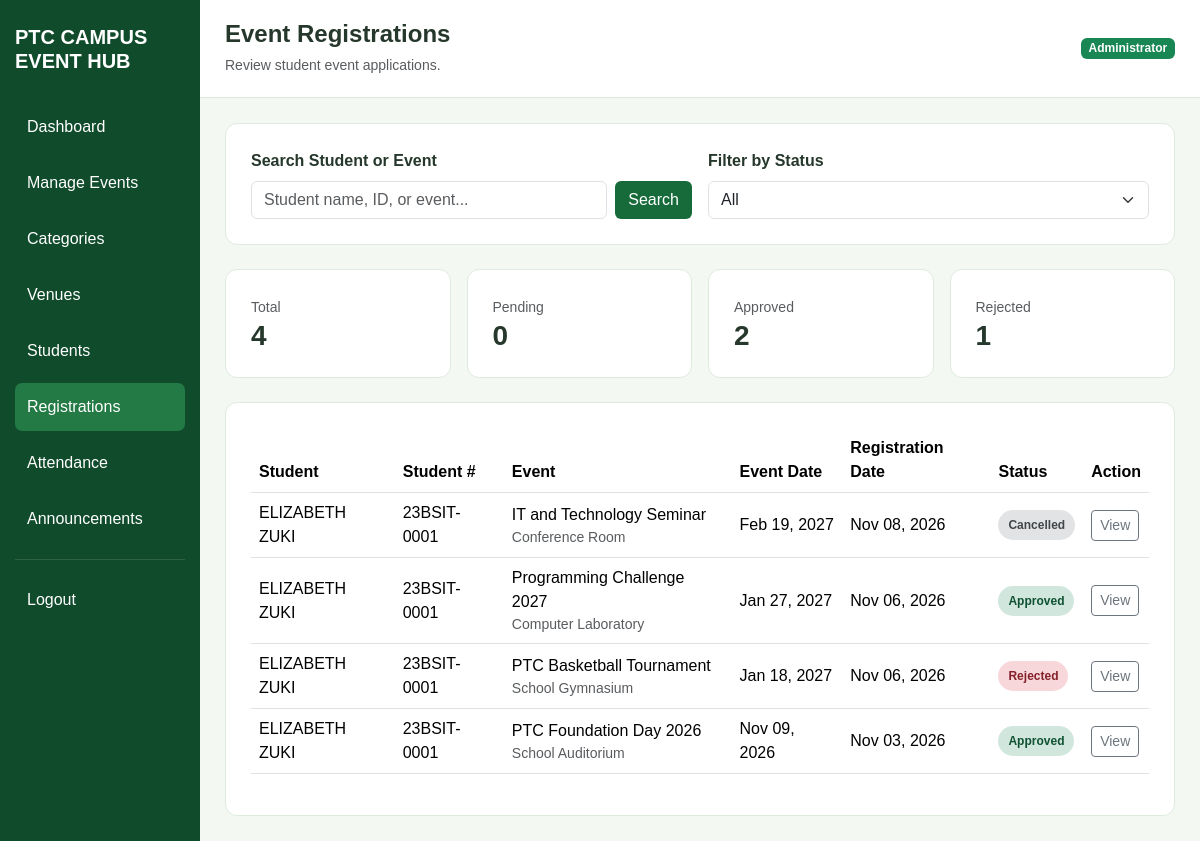
/admin/registrations.php (signed in), run on the app's committed database.
### tables this page shows
CREATE TABLE `registrations` (
  `id` int(11) NOT NULL,
  `user_id` int(11) NOT NULL,
  `event_id` int(11) NOT NULL,
  `registration_date` timestamp NOT NULL DEFAULT current_timestamp(),
  `status` enum('pending','approved','rejected','cancelled') DEFAULT 'pending'
);

CREATE TABLE `users` (
  `id` int(11) NOT NULL,
  `first_name` varchar(100) NOT NULL,
  `last_name` varchar(100) NOT NULL,
  `student_number` varchar(50) DEFAULT NULL,
  `email` varchar(150) NOT NULL,
  `profile_image` varchar(255) DEFAULT NULL,
  `password` varchar(255) NOT NULL,
  `role` enum('student','admin') DEFAULT 'student',
  `created_at` timestamp NOT NULL DEFAULT current_timestamp()
);

CREATE TABLE `events` (
  `id` int(11) NOT NULL,
  `category_id` int(11) DEFAULT NULL,
  `venue_id` int(11) DEFAULT NULL,
  `event_name` varchar(200) NOT NULL,
  `description` text DEFAULT NULL,
  `event_date` date NOT NULL,
  `start_time` time DEFAULT NULL,
  `end_time` time DEFAULT NULL,
  `event_image` varchar(255) DEFAULT NULL,
  `registration_deadline` date DEFAULT NULL,
  `maximum_participants` int(11) DEFAULT 100,
  `status` enum('upcoming','ongoing','completed','cancelled') DEFAULT 'upcoming',
  `created_by` int(11) DEFAULT NULL,
  `created_at` timestamp NOT NULL DEFAULT current_timestamp()
);

CREATE TABLE `venues` (
  `id` int(11) NOT NULL,
  `venue_name` varchar(150) NOT NULL,
  `location` varchar(255) DEFAULT NULL,
  `capacity` int(11) DEFAULT 0,
  `created_at` timestamp NOT NULL DEFAULT current_timestamp()
);

### admin/registrations.php (the view, shortened to what this page needs)
<?php
require_once "../config/notifications.php";
$statusFilter = isset($_GET["status"]) ? strtolower(trim($_GET["status"])) : "all";
$searchTerm = isset($_GET["search"]) ? trim($_GET["search"]) : "";
$conditions = ["1 = 1"];
$params = [];
$query = "
    SELECT
        r.id,
        r.registration_date,
        r.status,
        u.first_name,
        u.last_name,
        u.student_number,
        e.event_name,
        e.event_date,
        e.maximum_participants,
        v.venue_name,
        c.category_name
    FROM registrations r
    INNER JOIN users u ON u.id = r.user_id
    INNER JOIN events e ON e.id = r.event_id
    LEFT JOIN venues v ON v.id = e.venue_id
    LEFT JOIN categories c ON c.id = e.category_id
    WHERE " . implode(" AND ", $conditions) . "
    ORDER BY r.registration_date DESC
";
$stmt = $pdo->prepare($query);
$stmt->execute($params);
$registrations = $stmt->fetchAll();
$registrationCounts = [
    "all" => $pdo->query("SELECT COUNT(*) FROM registrations")->fetchColumn(),
    "pending" => $pdo->query("SELECT COUNT(*) FROM registrations WHERE status = 'pending'")->fetchColumn(),
    "approved" => $pdo->query("SELECT COUNT(*) FROM registrations WHERE status = 'approved'")->fetchColumn(),
    "rejected" => $pdo->query("SELECT COUNT(*) FROM registrations WHERE status = 'rejected'")->fetchColumn(),
    "cancelled" => $pdo->query("SELECT COUNT(*) FROM registrations WHERE status = 'cancelled'")->fetchColumn(),
];
?>
<!DOCTYPE html>
<html lang="en">
<head>
    <link href="https://cdn.jsdelivr.net/npm/bootstrap@5.3.3/dist/css/bootstrap.min.css" rel="stylesheet">
</head>
<body>
<div class="container-fluid">
    <div class="row">
        <aside class="col-md-3 col-lg-2 sidebar">
            <h5>PTC CAMPUS<br>EVENT HUB</h5>
            <a href="dashboard.php">Dashboard</a>
            <a href="events.php">Manage Events</a>
            <a href="categories.php">Categories</a>
            <a href="venues.php">Venues</a>
            <a href="students.php">Students</a>
            <a href="registrations.php" class="active">Registrations</a>
            <a href="attendance.php">Attendance</a>
            <a href="announcements.php">Announcements</a>
            <hr style="border-color: #ffffff80;">
            <a href="../auth/logout.php">Logout</a>
        </aside>
        <main class="col-md-9 col-lg-10 p-0">
            <div class="topbar d-flex justify-content-between align-items-center flex-wrap gap-2">
                <div>
                    <h4 class="fw-bold mb-1">Event Registrations</h4>
                    <small class="text-muted">Review student event applications.</small>
                </div>
                <span class="badge bg-success">Administrator</span>
            </div>
            <div class="content">
                <div class="content-card mb-4">
                    <div class="row g-3 align-items-end">
                        <div class="col-md-6">
                            <label class="form-label fw-semibold">Search Student or Event</label>
                            <form method="GET" class="d-flex gap-2">
                                <input type="text" name="search" class="form-control" value="<?php echo htmlspecialchars($searchTerm); ?>" placeholder="Student name, ID, or event...">
                                <button type="submit" class="btn btn-green">Search</button>
                            </form>
                        </div>
                        <div class="col-md-6">
                            <label class="form-label fw-semibold">Filter by Status</label>
                            <form method="GET">
                                <select name="status" class="form-select" onchange="this.form.submit()">
                                    <option value="all" <?php echo $statusFilter === "all" ? "selected" : ""; ?>>All</option>
                                </select>
                            </form>
                        </div>
                    </div>
                </div>
                <div class="row g-3 mb-4">
                    <div class="col-md-3">
                        <div class="content-card h-100">
                            <small class="text-muted">Total</small>
                            <h3 class="mb-0 fw-bold"><?php echo (int) $registrationCounts["all"]; ?></h3>
                        </div>
                    </div>
                    <div class="col-md-3">
                        <div class="content-card h-100">
                            <small class="text-muted">Pending</small>
                            <h3 class="mb-0 fw-bold"><?php echo (int) $registrationCounts["pending"]; ?></h3>
                        </div>
                    </div>
                    <div class="col-md-3">
                        <div class="content-card h-100">
                            <small class="text-muted">Approved</small>
                            <h3 class="mb-0 fw-bold"><?php echo (int) $registrationCounts["approved"]; ?></h3>
                        </div>
                    </div>
                    <div class="col-md-3">
                        <div class="content-card h-100">
                            <small class="text-muted">Rejected</small>
                            <h3 class="mb-0 fw-bold"><?php echo (int) $registrationCounts["rejected"]; ?></h3>
                        </div>
                    </div>
                </div>
                <div class="content-card">
                    <div class="table-responsive">
                        <table class="table table-hover align-middle">
                            <thead>
                                <tr>
                                    <th>Student</th>
                                    <th>Student #</th>
                                    <th>Event</th>
                                    <th>Event Date</th>
                                    <th>Registration Date</th>
                                    <th>Status</th>
                                    <th>Action</th>
                                </tr>
                            </thead>
                            <tbody>
                                <?php if ($registrations): ?>
                                    <?php foreach ($registrations as $registration): ?>
                                        <tr>
                                            <td>
                                                <?php echo htmlspecialchars($registration["first_name"] . " " . $registration["last_name"]); ?>
                                            </td>
                                            <td><?php echo htmlspecialchars($registration["student_number"] ?? "N/A"); ?></td>
                                            <td>
                                                <?php echo htmlspecialchars($registration["event_name"] ?? "N/A"); ?>
                                                <?php if (!empty($registration["venue_name"])): ?>
                                                    <div class="small text-muted"><?php echo htmlspecialchars($registration["venue_name"]); ?></div>
                                                <?php endif; ?>
                                            </td>
                                            <td><?php echo htmlspecialchars(date("M d, Y", strtotime($registration["event_date"]))); ?></td>
                                            <td><?php echo htmlspecialchars(date("M d, Y", strtotime($registration["registration_date"]))); ?></td>
                                            <td>
                                                <span class="badge-status badge-<?php echo htmlspecialchars($registration["status"]); ?>">
                                                    <?php echo htmlspecialchars(ucfirst($registration["status"])); ?>
                                                </span>
                                            </td>
                                            <td>
                                                <div class="d-flex flex-wrap gap-2">
                                                    <button type="button"
                                                            class="btn btn-outline-secondary btn-sm"
                                                            data-bs-toggle="modal"
                                                            data-bs-target="#registrationDetailModal"
                                                            data-student-name="<?php echo htmlspecialchars($registration["first_name"] . " " . $registration["last_name"]); ?>"
                                                            data-student-number="<?php echo htmlspecialchars($registration["student_number"] ?? "N/A"); ?>"
                                                            data-event-name="<?php echo htmlspecialchars($registration["event_name"] ?? "N/A"); ?>"
                                                            data-event-date="<?php echo htmlspecialchars(date("F d, Y", strtotime($registration["event_date"]))); ?>"
                                                            data-venue="<?php echo htmlspecialchars($registration["venue_name"] ?? "To be announced"); ?>"
                                                            data-category="<?php echo htmlspecialchars($registration["category_name"] ?? "General"); ?>"
                                                            data-registration-date="<?php echo htmlspecialchars(date("F d, Y", strtotime($registration["registration_date"]))); ?>"
                                                            data-status="<?php echo htmlspecialchars(ucfirst($registration["status"])); ?>">
                                                        View
                                                    </button>
                                                </div>
                                            </td>
                                        </tr>
                                    <?php endforeach; ?>
                                <?php endif; ?>
                            </tbody>
                        </table>
                    </div>
                </div>
            </div>
        </main>
    </div>
</div>
</body>
</html>

### admin/registrations.php (style rules this page uses)
body { background: #F3F8F3; font-family: Arial, sans-serif; color: #26382C; }
.sidebar { background: #104B2B; min-height: 100vh; padding: 25px 15px; }
.sidebar h5 { color: white; font-weight: bold; margin-bottom: 30px; }
.sidebar a { display: block; color: white; text-decoration: none; padding: 12px; border-radius: 7px; margin-bottom: 8px; }
.sidebar a:hover, .sidebar a.active { background: #237A45; }
.topbar { background: white; padding: 20px 25px; border-bottom: 1px solid #DFEADF; }
.content { padding: 25px; }
.content-card { background: white; border: 1px solid #DFEADF; border-radius: 12px; padding: 25px; }
.badge-status { display: inline-block; padding: 6px 10px; border-radius: 999px; font-size: 12px; font-weight: bold; text-transform: capitalize; }
.badge-approved { background: #d1e7dd; color: #0f5132; }
.badge-rejected { background: #f8d7da; color: #842029; }
.badge-cancelled { background: #e2e3e5; color: #41464b; }
.btn-green { background: #176B3A; color: white; }

### data on the page
registrations: user.last_name "ELIZABETH ZUKI", user.student_number "23BSIT-0001", event.event_name "IT and Technology Seminar", venues.venue_name "Conference Room", event.event_date "Feb 19, 2027", registration_date "Nov 08, 2026", status "Cancelled"
registrations: user.last_name "ELIZABETH ZUKI", user.student_number "23BSIT-0001", event.event_name "Programming Challenge 2027", venues.venue_name "Computer Laboratory", event.event_date "Jan 27, 2027", registration_date "Nov 06, 2026", status "Approved"
registrations: user.last_name "ELIZABETH ZUKI", user.student_number "23BSIT-0001", event.event_name "PTC Basketball Tournament", venues.venue_name "School Gymnasium", event.event_date "Jan 18, 2027", registration_date "Nov 06, 2026", status "Rejected"
registrations: user.last_name "ELIZABETH ZUKI", user.student_number "23BSIT-0001", event.event_name "PTC Foundation Day 2026", venues.venue_name "School Auditorium", event.event_date "Nov 09, 2026", registration_date "Nov 03, 2026", status "Approved"

### other printed values
$registrationCounts["all"] "4"
$registrationCounts["pending"] "0"
$registrationCounts["approved"] "2"
$registrationCounts["rejected"] "1"
